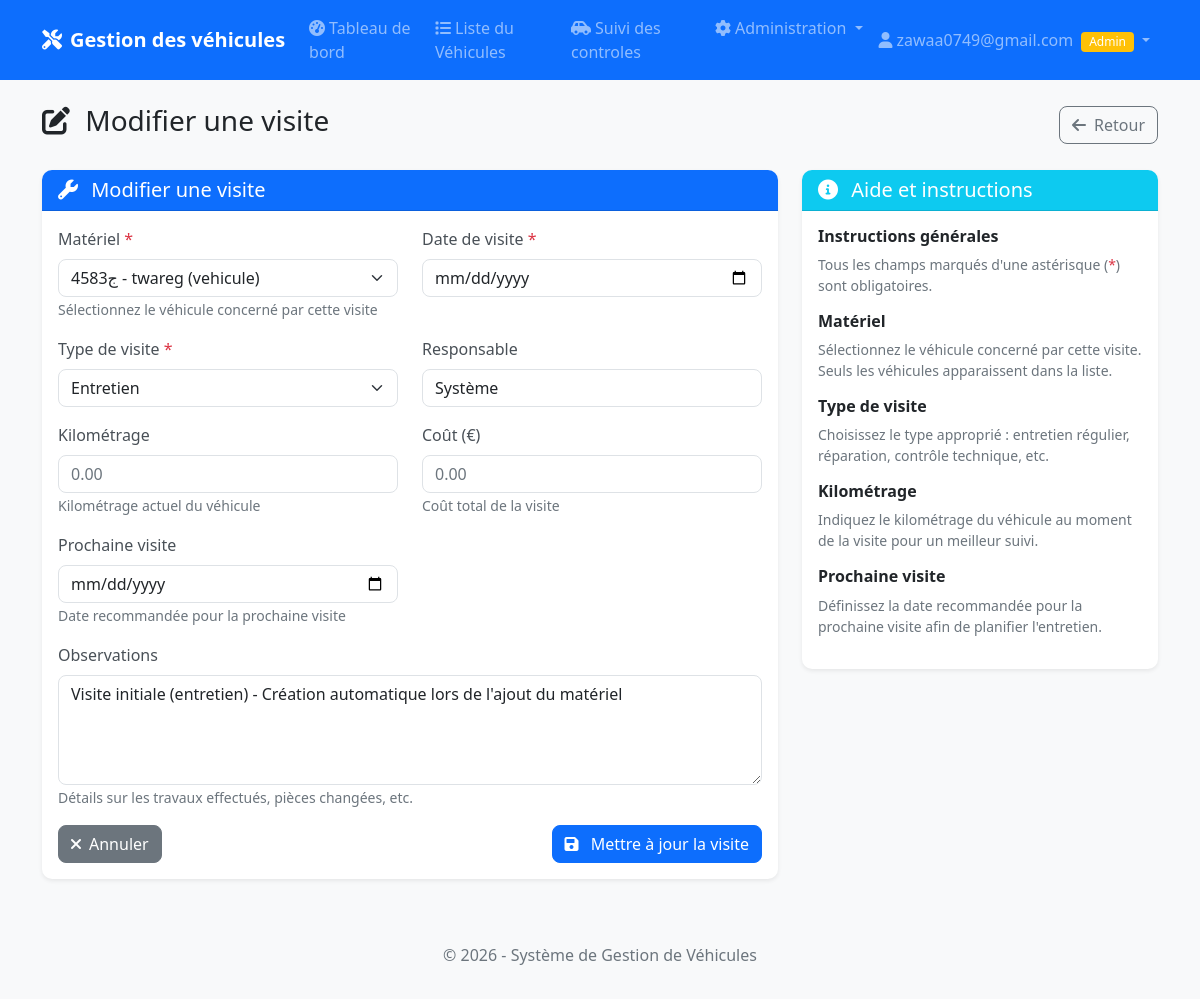
Screenshot of /visite/12/modifier/ (signed in) with the database file from the repository.
### materiel/models.py (models this page shows, shortened)
class Visite(models.Model):
    TYPE_VISITE_CHOICES = [
        ('entretien', 'Entretien'),
        ('controle_technique', 'Contrôle Technique'),
        ('inspection', 'Inspection'),
        ('reparation', 'Réparation'),
        ('prevention', 'Visite Préventive'),
        ('autre', 'Autre'),
    ]
    TYPE_CONTROLE_CHOICES = [
        ('huile_moteur', 'Huile moteur'),
        ('filtres', 'Filtres'),
        ('freins', 'Freins'),
        ('pneus', 'Pneus'),
        ('batterie', 'Batterie'),
        ('systeme_electronique', 'Système électronique'),
        ('climatisation', 'Climatisation'),
        ('suspension', 'Suspension'),
        ('echappement', 'Échappement'),
        ('transmission', 'Transmission'),
        ('eclairage', 'Éclairage'),
        ('autre', 'Autre'),
    ]
    materiel = models.ForeignKey(Materiel, on_delete=models.CASCADE, related_name='visites')
    date_visite = models.DateField("Date de visite")
    type_visite = models.CharField("Type de visite", max_length=20, choices=TYPE_VISITE_CHOICES)
    kilometrage = models.DecimalField("Kilométrage", max_digits=10, decimal_places=2, null=True, blank=True)
    responsable = models.CharField("Responsable/Mécanicien", max_length=100, null=True, blank=True)
    observations = models.TextField("Observations", null=True, blank=True)
    cout = models.DecimalField("Coût", max_digits=10, decimal_places=2, null=True, blank=True)
    prochaine_visite = models.DateField("Prochaine visite prévue", null=True, blank=True)
    created_at = models.DateTimeField("Date de création", auto_now_add=True)
    updated_at = models.DateTimeField("Date de mise à jour", auto_now=True)
    class Meta:
        verbose_name = "Visite"
        verbose_name_plural = "Visites"
        ordering = ['-date_visite']

### materiel/views.py (the view)
# urls.py: path('visite/<int:pk>/modifier/', views.VisiteUpdateView.as_view(), name='visite_update'),
class VisiteUpdateView(LoginRequiredMixin, StaffRequiredMixin, UpdateView):
    model = Visite
    form_class = VisiteForm
    template_name = 'materiel/visite_form.html'
    success_url = reverse_lazy('suivi_visites')
    def get_context_data(self, **kwargs):
        context = super().get_context_data(**kwargs)
        context['title'] = f'Modifier la visite - {self.object.materiel.matricule}'
        return context

### materiel/models.py (called while the page is built)
    def __str__(self):
        return f"{self.matricule} - {self.marque} ({self.type_materiel})"

### materiel/views.py (called while the page is built)
    def test_func(self):
        return self.request.user.is_staff

### templates/materiel/visite_form.html (shortened to what this page needs)
{% extends 'base.html' %}
{% block content %}
<div class="d-flex justify-content-between align-items-center mb-4">
    <h1 class="h3">
        <i class="fas fa-{% if object %}edit{% else %}plus{% endif %} me-2"></i>
        {% if object %}Modifier{% else %}Ajouter{% endif %} une visite
    </h1>
    <a href="{% if materiel_preselectionne %}{% url 'materiel_detail' materiel_preselectionne.pk %}{% else %}{% url 'suivi_visites' %}{% endif %}" class="btn btn-outline-secondary">
        <i class="fas fa-arrow-left me-2"></i>Retour
    </a>
</div>
<div class="row">
    <div class="col-md-8">
        <div class="card">
            <div class="card-header bg-primary text-white">
                <h5 class="mb-0">
                    <i class="fas fa-wrench me-2"></i>
                    {% if object %}Modifier{% else %}Ajouter{% endif %} une visite
                </h5>
            </div>
            <div class="card-body">
                <form method="post" novalidate>
                    <div class="row">
                        <div class="col-md-6 mb-3">
                            <label for="{{ form.materiel.id_for_label }}" class="form-label">
                                Matériel <span class="text-danger">*</span>
                            </label>
                            {{ form.materiel }}
                            <small class="text-muted">Sélectionnez le véhicule concerné par cette visite</small>
                        </div>
                        <div class="col-md-6 mb-3">
                            <label for="{{ form.date_visite.id_for_label }}" class="form-label">
                                Date de visite <span class="text-danger">*</span>
                            </label>
                            {{ form.date_visite }}
                        </div>
                        <div class="col-md-6 mb-3">
                            <label for="{{ form.type_visite.id_for_label }}" class="form-label">
                                Type de visite <span class="text-danger">*</span>
                            </label>
                            {{ form.type_visite }}
                        </div>
                        <div class="col-md-6 mb-3">
                            <label for="{{ form.responsable.id_for_label }}" class="form-label">
                                Responsable
                            </label>
                            {{ form.responsable }}
                        </div>
                        <div class="col-md-6 mb-3">
                            <label for="{{ form.kilometrage.id_for_label }}" class="form-label">
                                Kilométrage
                            </label>
                            {{ form.kilometrage }}
                            <small class="text-muted">Kilométrage actuel du véhicule</small>
                        </div>
                        <div class="col-md-6 mb-3">
                            <label for="{{ form.cout.id_for_label }}" class="form-label">
                                Coût (€)
                            </label>
                            {{ form.cout }}
                            <small class="text-muted">Coût total de la visite</small>
                        </div>
                        <div class="col-md-6 mb-3">
                            <label for="{{ form.prochaine_visite.id_for_label }}" class="form-label">
                                Prochaine visite
                            </label>
                            {{ form.prochaine_visite }}
                            <small class="text-muted">Date recommandée pour la prochaine visite</small>
                        </div>
                        <div class="col-12 mb-3">
                            <label for="{{ form.observations.id_for_label }}" class="form-label">
                                Observations
                            </label>
                            {{ form.observations }}
                            <small class="text-muted">Détails sur les travaux effectués, pièces changées, etc.</small>
                        </div>
                    </div>
                    <div class="d-flex justify-content-between">
                        <a href="{% if materiel_preselectionne %}{% url 'materiel_detail' materiel_preselectionne.pk %}{% else %}{% url 'suivi_visites' %}{% endif %}" class="btn btn-secondary">
                            <i class="fas fa-times me-2"></i>Annuler
                        </a>
                        <button type="submit" class="btn btn-primary">
                            <i class="fas fa-save me-2"></i>
                            {% if object %}Mettre à jour{% else %}Ajouter{% endif %} la visite
                        </button>
                    </div>
                </form>
            </div>
        </div>
    </div>
    <div class="col-md-4">
        <div class="card">
            <div class="card-header bg-info text-white">
                <h5 class="mb-0">
                    <i class="fas fa-info-circle me-2"></i>
                    Aide et instructions
                </h5>
            </div>
            <div class="card-body">
                <div class="mb-3">
                    <h6 class="fw-bold">Instructions générales</h6>
                    <p class="text-muted small">
                        Tous les champs marqués d'une astérisque (<span class="text-danger">*</span>) sont obligatoires.
                    </p>
                </div>
                <div class="mb-3">
                    <h6 class="fw-bold">Matériel</h6>
                    <p class="text-muted small">
                        Sélectionnez le véhicule concerné par cette visite. Seuls les véhicules apparaissent dans la liste.
                    </p>
                </div>
                <div class="mb-3">
                    <h6 class="fw-bold">Type de visite</h6>
                    <p class="text-muted small">
                        Choisissez le type approprié : entretien régulier, réparation, contrôle technique, etc.
                    </p>
                </div>
                <div class="mb-3">
                    <h6 class="fw-bold">Kilométrage</h6>
                    <p class="text-muted small">
                        Indiquez le kilométrage du véhicule au moment de la visite pour un meilleur suivi.
                    </p>
                </div>
                <div class="mb-3">
                    <h6 class="fw-bold">Prochaine visite</h6>
                    <p class="text-muted small">
                        Définissez la date recommandée pour la prochaine visite afin de planifier l'entretien.
                    </p>
                </div>
            </div>
        </div>
    </div>
</div>
{% endblock %}

### templates/base.html (shortened to what this page needs)
<!DOCTYPE html>
<html lang="fr">
<head>
    <link href="https://cdn.jsdelivr.net/npm/bootstrap@5.1.3/dist/css/bootstrap.min.css" rel="stylesheet">
    <link href="https://cdnjs.cloudflare.com/ajax/libs/font-awesome/6.0.0/css/all.min.css" rel="stylesheet">
    {% load static %}
    <link rel="stylesheet" href="{% static 'css/style.css' %}">
</head>
<body>
    <nav class="navbar navbar-expand-lg navbar-dark bg-primary">
        <div class="container">
            <a class="navbar-brand" href="{% url 'dashboard' %}">
                <i class="fas fa-tools me-2"></i>Gestion des véhicules
            </a>
            <div class="collapse navbar-collapse" id="navbarNav">
                <ul class="navbar-nav me-auto">
                    <li class="nav-item">
                        <a class="nav-link" href="{% url 'dashboard' %}">
                            <i class="fas fa-tachometer-alt me-1"></i>Tableau de bord
                        </a>
                    </li>
                    <li class="nav-item">
                        <a class="nav-link" href="{% url 'materiel_list' %}">
                            <i class="fas fa-list me-1"></i>Liste du Véhicules
                        </a>
                    </li>
                    <li class="nav-item">
                        <a class="nav-link" href="{% url 'suivi_visites' %}">
                            <i class="fas fa-car-side me-1"></i>Suivi des controles
                        </a>
                    </li>
                    {% if user.is_staff %}
                    <li class="nav-item dropdown">
                        <a class="nav-link dropdown-toggle" href="#" id="adminDropdown" role="button" data-bs-toggle="dropdown">
                            <i class="fas fa-cog me-1"></i>Administration
                        </a>
                    </li>
                    {% endif %}
                </ul>
                <ul class="navbar-nav">
                    <li class="nav-item dropdown">
                        <a class="nav-link dropdown-toggle" href="#" id="userDropdown" role="button" data-bs-toggle="dropdown">
                            <i class="fas fa-user me-1"></i>{{ user.username }}
                            {% if user.is_staff %}
                                <span class="badge bg-warning ms-1">Admin</span>
                            {% endif %}
                        </a>
                    </li>
                </ul>
            </div>
        </div>
    </nav>
    <main class="container mt-4">
        {% block content %}
        {% endblock %}
    </main>
    <footer class="bg-light text-center text-muted py-3 mt-5">
        <div class="container">
            <p>&copy; 2026 - Système de Gestion de Véhicules</p>
        </div>
    </footer>
    {% load static %}
</body>
</html>

### static/css/style.css (style rules this page uses)
body { font-family: 'Segoe UI', Tahoma, Geneva, Verdana, sans-serif; background-color: #f8f9fa; }
.navbar-brand { font-weight: 600; }
.card { border: none; border-radius: 10px; box-shadow: 0 0.125rem 0.25rem rgba(0, 0, 0, 0.075); transition: box-shadow 0.15s ease-in-out; }
.card-header { border-radius: 10px 10px 0 0 !important; font-weight: 600; }
.badge { font-size: 0.75rem; font-weight: 500; }
.form-control, .form-select { border-radius: 8px; border: 1px solid #dee2e6; transition: border-color 0.15s ease-in-out, box-shadow 0.15s ease-in-out; }
.form-label { font-weight: 500; color: #495057; margin-bottom: 0.5rem; }
.btn { border-radius: 8px; font-weight: 500; transition: all 0.15s ease-in-out; }
footer { margin-top: auto; }

### rows the page displays
Visite: materiel "4583ج - twareg (vehicule)", type_visite "Entretien", responsable "Système", observations "Visite initiale (entretien) - Création automatique lors de l'ajout du matériel"

### other values shown
{{ user.username }} "zawaa0749@gmail.com"
